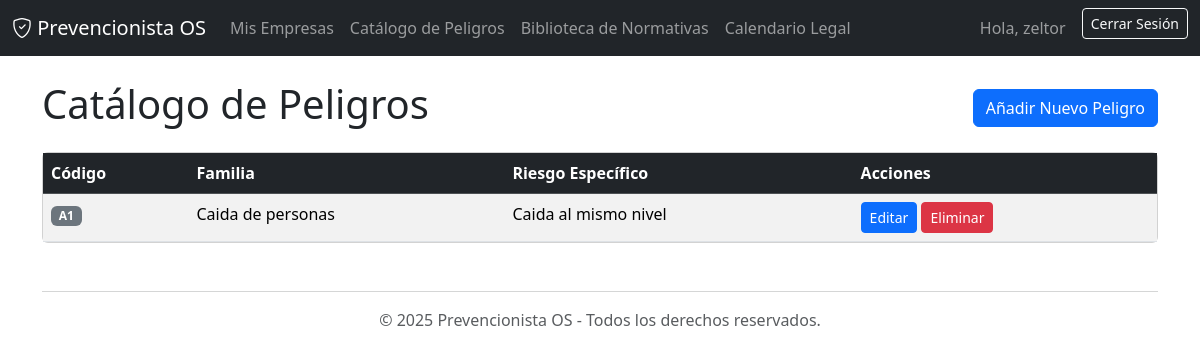
Screenshot of /peligros/ (signed in) with the database file from the repository.
### gestion_riesgos/models.py (models this page shows, shortened)
class Peligro(models.Model):
    familia_riesgo = models.CharField(max_length=255, help_text="Ej: Riesgos de Seguridad")
    riesgo_especifico = models.CharField(max_length=255, help_text="Ej: Caída de personas")
    definicion = models.TextField(blank=True)
    codigo = models.CharField(max_length=10, unique=True)

### gestion_riesgos/views.py (the view)
# urls.py: path('peligros/', views.PeligroListView.as_view(), name='peligro_list'),
class PeligroListView(LoginRequiredMixin, ListView):
    model = Peligro
    template_name = 'peligro_list.html'
    context_object_name = 'peligros'
    ordering = ['familia_riesgo', 'codigo']

### gestion_riesgos/templates/peligro_list.html (shortened to what this page needs)
{% extends 'base.html' %}
{% block content %}
<div class="d-flex justify-content-between align-items-center mb-3">
    <h1>Catálogo de Peligros</h1>
    <a href="{% url 'peligro_create' %}" class="btn btn-primary">Añadir Nuevo Peligro</a>
</div>
<div class="card">
    <div class="table-responsive">
        <table class="table table-striped table-hover mb-0">
            <thead class="table-dark">
                <tr>
                    <th>Código</th>
                    <th>Familia</th>
                    <th>Riesgo Específico</th>
                    <th>Acciones</th>
                </tr>
            </thead>
            <tbody>
                {% for peligro in peligros %}
                <tr>
                    <td><span class="badge bg-secondary">{{ peligro.codigo }}</span></td>
                    <td>{{ peligro.familia_riesgo }}</td>
                    <td>{{ peligro.riesgo_especifico }}</td>
                    <td>
                        <a href="{% url 'peligro_update' peligro.pk %}" class="btn btn-sm btn-primary">Editar</a>
                        <a href="{% url 'peligro_delete' peligro.pk %}" class="btn btn-sm btn-danger">Eliminar</a>
                    </td>
                </tr>
                {% empty %}
                <tr>
                    <td colspan="4" class="text-center">Aún no has añadido peligros a tu catálogo. ¡Comienza añadiendo el primero!</td>
                </tr>
                {% endfor %}
            </tbody>
        </table>
    </div>
</div>
{% endblock %}

### gestion_riesgos/templates/base.html (shortened to what this page needs)
<!DOCTYPE html>
<html lang="es">
<head>
    <link href="https://cdn.jsdelivr.net/npm/bootstrap@5.3.3/dist/css/bootstrap.min.css" rel="stylesheet">
    <link rel="stylesheet" href="https://cdn.jsdelivr.net/npm/bootstrap-icons@1.11.3/font/bootstrap-icons.min.css">
</head>
<body>
    <nav class="navbar navbar-expand-lg navbar-dark bg-dark">
        <div class="container-fluid">
            <a class="navbar-brand" href="{% url 'dashboard' %}">
                <i class="bi bi-shield-check"></i> Prevencionista OS
            </a>
            <div class="collapse navbar-collapse" id="navbarNav">
                {% if user.is_authenticated %}
                <ul class="navbar-nav me-auto mb-2 mb-lg-0">
                    <li class="nav-item">
                        <a class="nav-link" href="{% url 'empresa_list' %}">Mis Empresas</a>
                    </li>
                    <li class="nav-item">
                        <a class="nav-link" href="{% url 'peligro_list' %}">Catálogo de Peligros</a>
                    </li>
                    <li class="nav-item">
                        <a class="nav-link" href="{% url 'normativa_list' %}">Biblioteca de Normativas</a>
                    </li>
                    <li class="nav-item">
                        <a class="nav-link" href="{% url 'calendario_legal' %}">Calendario Legal</a>
                    </li>
                </ul>
                {% endif %}
                <div class="d-flex ms-auto">
                    {% if user.is_authenticated %}
                        <span class="navbar-text me-3">
                            Hola, {{ user.first_name|default:user.username }}
                        </span>
                        <form action="{% url 'logout' %}" method="post">
                            <button type="submit" class="btn btn-outline-light btn-sm">Cerrar Sesión</button>
                        </form>
                    {% else %}
                        <a href="{% url 'login' %}" class="btn btn-primary">Iniciar Sesión</a>
                    {% endif %}
                </div>
            </div>
        </div>
    </nav>
    <main class="container mt-4">
        {% block content %}{% endblock %}
    </main>
    <footer class="container text-center mt-5 mb-3 text-muted">
        <hr>
        <p>&copy; {% now "Y" %} Prevencionista OS - Todos los derechos reservados.</p>
    </footer>
</body>
</html>

### rows the page displays
Peligro: codigo "A1", familia_riesgo "Caida de personas", riesgo_especifico "Caida al mismo nivel"

### other values shown
{{ user.first_name|default:user.username }} "zeltor"
